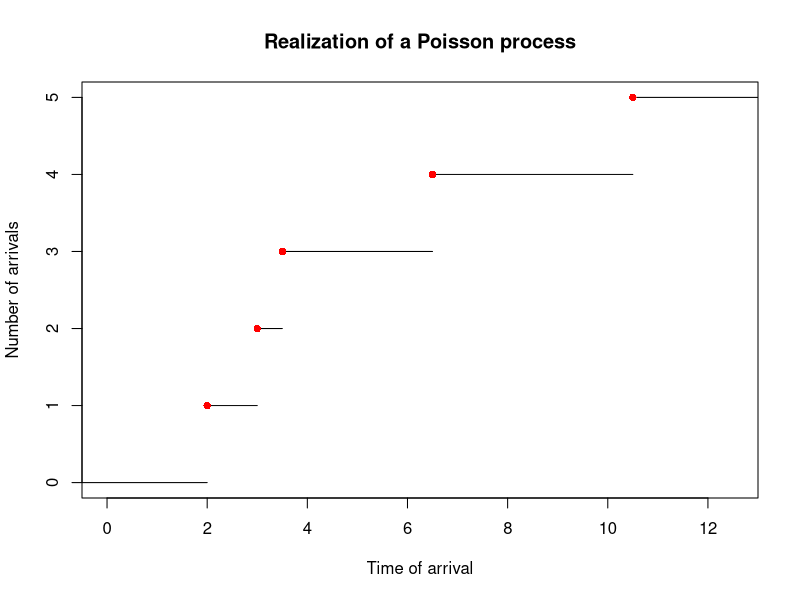

R code for this plot:
## ---- chunk 1


#assign inter-arrival time
t_list<-c(2,1,0.5,3,4)

# set number of arrivals
n<-length(t_list)

# initiate total wait time 
s_list <-numeric(n)

# assign cumulative wait time for each event:
for (i in 1:n){
  
  s_list[i]<- sum(t_list[1:i])
  print(s_list)
}

# plot function:
plot(stepfun(s_list[1:(n)],0:(n)), 
     do.points = TRUE,
     pch = 16,
     col.points = "red",
     verticals = FALSE,
     main = 'Realization of a Poisson process',
     xlab = 'Time of arrival',
     ylab = 'Number of arrivals')
